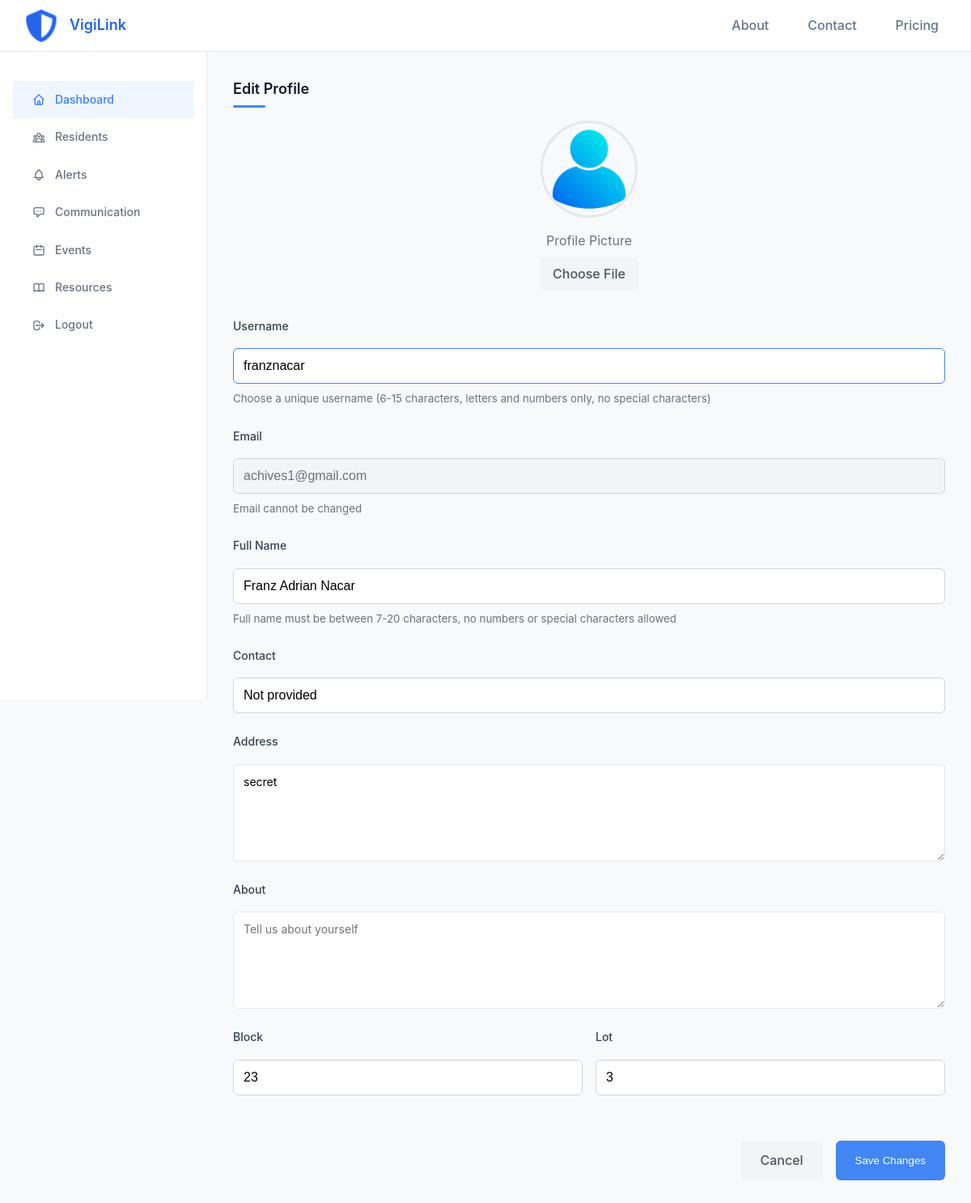
Before: /user/profile/edit/ (signed in) with the older database file.
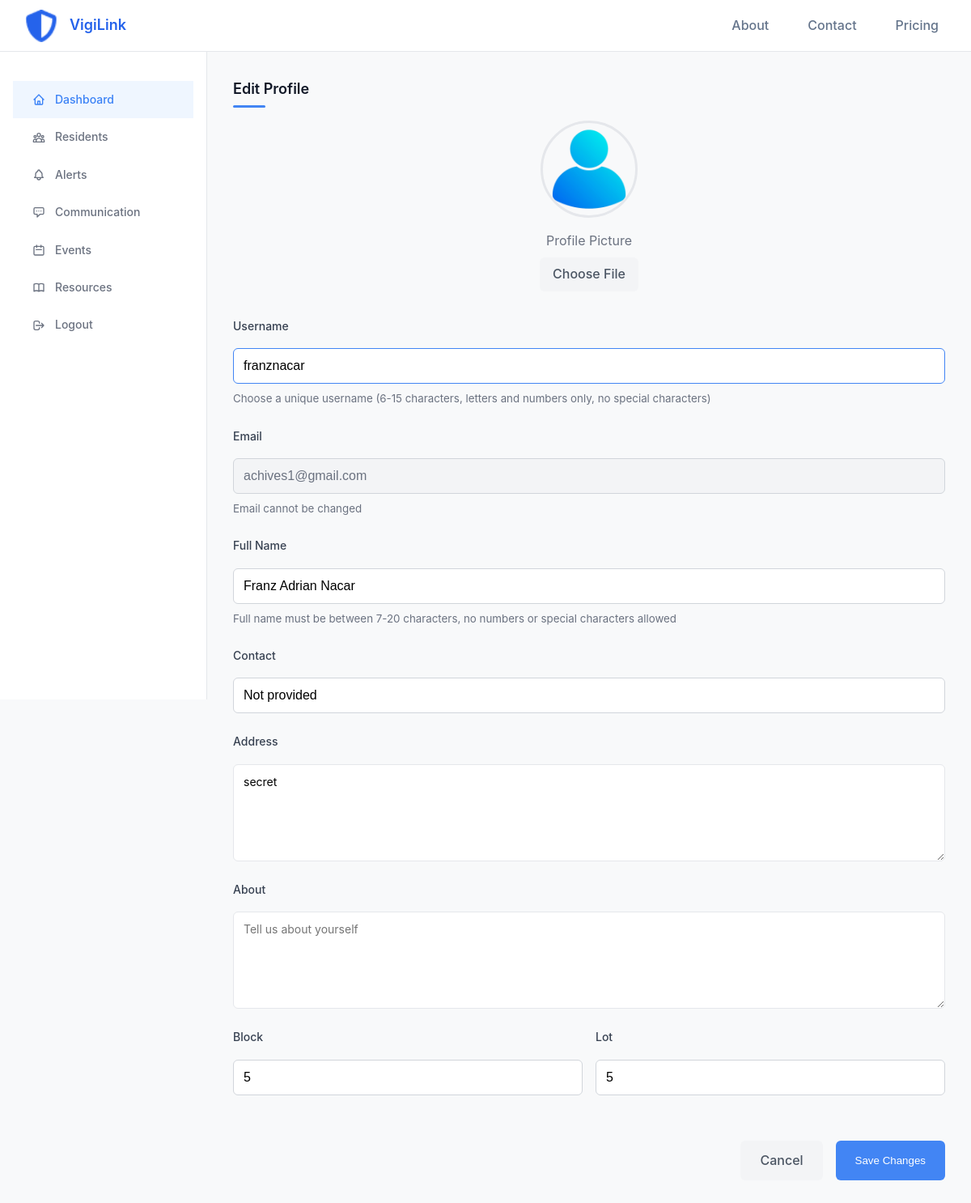
After: the same page with the newer database file.
### accounts/models.py (models this page shows)
class User(AbstractUser):
    first_name = None
    last_name = None
    ROLE_CHOICES = (
        ('guest', 'Guest'),
        ('resident', 'Resident'),
        ('communityowner', 'Community Owner'),
        ('security', 'Security'),
        ('admin', 'Admin'),
    )
    full_name = models.CharField(max_length=300, blank=True)
    city = models.ForeignKey(City, on_delete=models.SET_NULL, null=True, blank=True)
    district = models.ForeignKey(District, on_delete=models.SET_NULL, null=True, blank=True)
    contact = models.CharField(max_length=50, blank=True)
    is_verified = models.BooleanField(default=False)
    verification_code = models.CharField(max_length=6, blank=True, null=True)
    verification_code_created = models.DateTimeField(null=True, blank=True)
    profile_picture = models.ImageField(upload_to='profile_pictures/', default='accounts/static/accounts/images/profile.png')
    role = models.CharField(max_length=20, choices=ROLE_CHOICES, default='guest')
    address = models.TextField(blank=True)
    block = models.CharField(max_length=50, blank=True)
    lot = models.CharField(max_length=50, blank=True)
    about = models.TextField(blank=True, help_text='A short bio or description about yourself')
    objects = CustomUserManager()
    USERNAME_FIELD = 'username'
    REQUIRED_FIELDS = ['email', 'full_name']
    class Meta:
        verbose_name = _('user')
        verbose_name_plural = _('users')
    def __str__(self):
        return self.username

### user_panel/views.py (the view, shortened to what this page needs)
# urls.py: path('profile/edit/', views.edit_profile, name='edit_profile'),
@login_required
def edit_profile(request):
    context = {
        'user': request.user
    }
    try:
        return render(request, 'dashboard/edit_profile.html', context)
    except Exception as e:
        logger.error(f"Error editing profile: {str(e)}")
        messages.error(request, f"Error updating profile: {str(e)}")
        return redirect('user_panel:view_profile')

### user_panel/templates/dashboard/edit_profile.html (shortened to what this page needs)
{% extends 'dashboard/base.html' %}
{% load static %}
{% block extra_css %}
<link rel="stylesheet" href="{% static 'dashboard/css/view_profile.css' %}">
{% endblock %}
{% block content %}
    <div class="profile-edit-container">
        <h1 class="section-title">Edit Profile</h1>
        <form method="post" enctype="multipart/form-data" action="{% url 'user_panel:edit_profile' %}">
            <div class="profile-picture-container">
                <div class="profile-picture-preview">
                    {% if user.profile_picture %}
                        <img id="profile-image-preview" src="{{ user.profile_picture.url }}" alt="{{ user.full_name }}" onerror="this.src='/static/accounts/images/profile.png'">
                    {% else %}
                        <img id="profile-image-preview" src="/static/accounts/images/profile.png" alt="{{ user.full_name }}">
                    {% endif %}
                </div>
                <div class="profile-picture-upload">
                    <span>Profile Picture</span>
                    <label for="profile_picture" class="file-input-label">Choose File</label>
                </div>
            </div>
            <div class="form-group">
                <label for="username" class="form-label">Username</label>
                <input type="text" id="username" name="username" class="form-control" value="{{ user.username }}" style="border-color: #4285f4;">
                <small>Choose a unique username (6-15 characters, letters and numbers only, no special characters)</small>
            </div>
            <div class="form-group">
                <label for="email" class="form-label">Email</label>
                <input type="email" id="email" name="email" class="form-control non-editable-field" value="{{ user.email }}" readonly>
                <small>Email cannot be changed</small>
            </div>
            <div class="form-group">
                <label for="full_name" class="form-label">Full Name</label>
                <input type="text" id="full_name" name="full_name" class="form-control" value="{{ user.full_name }}" required>
                <small>Full name must be between 7-20 characters, no numbers or special characters allowed</small>
            </div>
            <div class="form-group">
                <label for="contact" class="form-label">Contact</label>
                <input type="text" id="contact" name="contact" class="form-control" value="{{ user.contact }}">
            </div>
            <div class="form-group">
                <label for="address" class="form-label">Address</label>
                <textarea id="address" name="address" class="form-control" rows="3">{{ user.address }}</textarea>
            </div>
            <div class="form-group">
                <label for="about" class="form-label">About</label>
                <textarea id="about" name="about" class="form-control" rows="4" placeholder="Tell us about yourself">{{ user.about }}</textarea>
            </div>
            <div class="form-row" style="display: flex; gap: 1rem;">
                <div class="form-group" style="flex: 1;">
                    <label for="block" class="form-label">Block</label>
                    <input type="text" id="block" name="block" class="form-control" value="{{ user.block }}">
                </div>
                <div class="form-group" style="flex: 1;">
                    <label for="lot" class="form-label">Lot</label>
                    <input type="text" id="lot" name="lot" class="form-control" value="{{ user.lot }}">
                </div>
            </div>
            <div class="form-actions">
                <a href="{% url 'user_panel:view_profile' %}" class="btn-cancel">Cancel</a>
                <button type="submit" class="btn-save" id="saveButton" disabled style="font-weight: 500;">Save Changes</button>
            </div>
        </form>
    </div>
{% endblock %}

Changed rows visible on the page:
changed User "franznacar": block "23" → "5"; lot "3" → "5"
